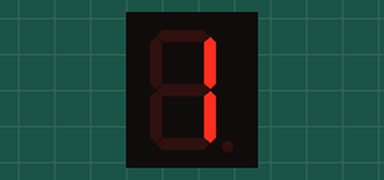
This sketch was run on a simulated Arduino Uno, built with avr-gcc and run on an emulated ATmega328P. On the bench: 1-digit seven-segment display. Wiring (from diagram.json): 1-digit 7-segment display, segments lit when LOW: segments pin 7, pin 8, pin 9, pin 10, pin 11, pin 12, pin 13, pin 6. The segment pins are drawn as the display they are named for.

Above: at 0.1 s.
At 1.1 s:
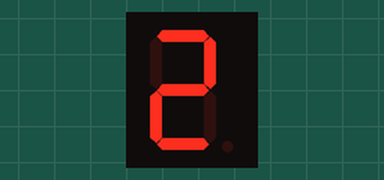

Measured:
- what the display in image 1 shows lasts 1.0 s, from 1.0 s to 2.0 s

The sketch:

sketch.ino
```cpp
byte pinName[8] = {6, 7, 8, 9, 10, 11, 12, 13};
byte digit1[8]={HIGH,HIGH,LOW,LOW,HIGH,HIGH,HIGH,HIGH};
byte digit2[8]={HIGH,LOW,LOW,HIGH,LOW,LOW,HIGH,LOW};

void setup() {
  // put your setup code here, to run once:
  for(byte i=0; i<8;i++){
    pinMode(pinName[i], OUTPUT);
  }
  Serial.begin(9600);
}

void loop() {
  // put your main code here, to run repeatedly:
  for(byte i=0; i<8; i++){
    digitalWrite(pinName[i], digit1[i]);
  }
  delay(1000);
  for(byte i=0; i<8; i++){
    digitalWrite(pinName[i], digit2[i]);
  }
  delay(1000);
}
```
